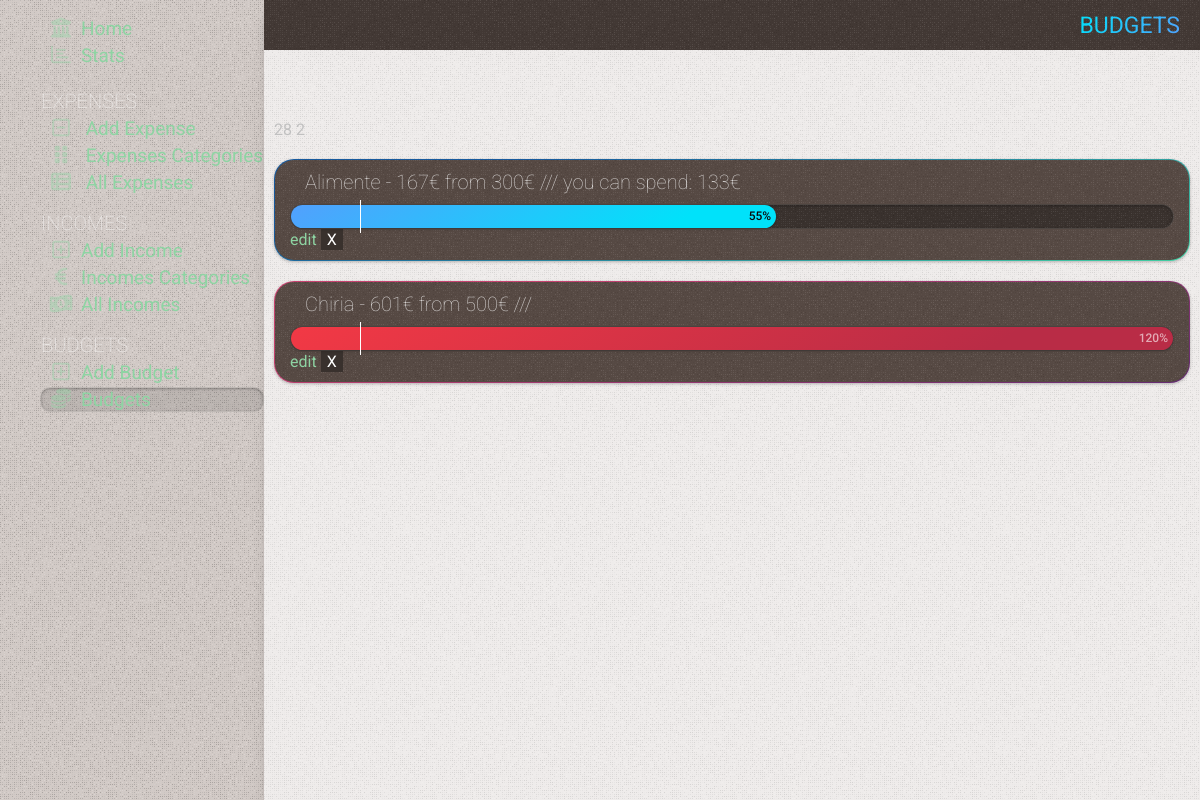
The page /budgets on the database as committed earlier.
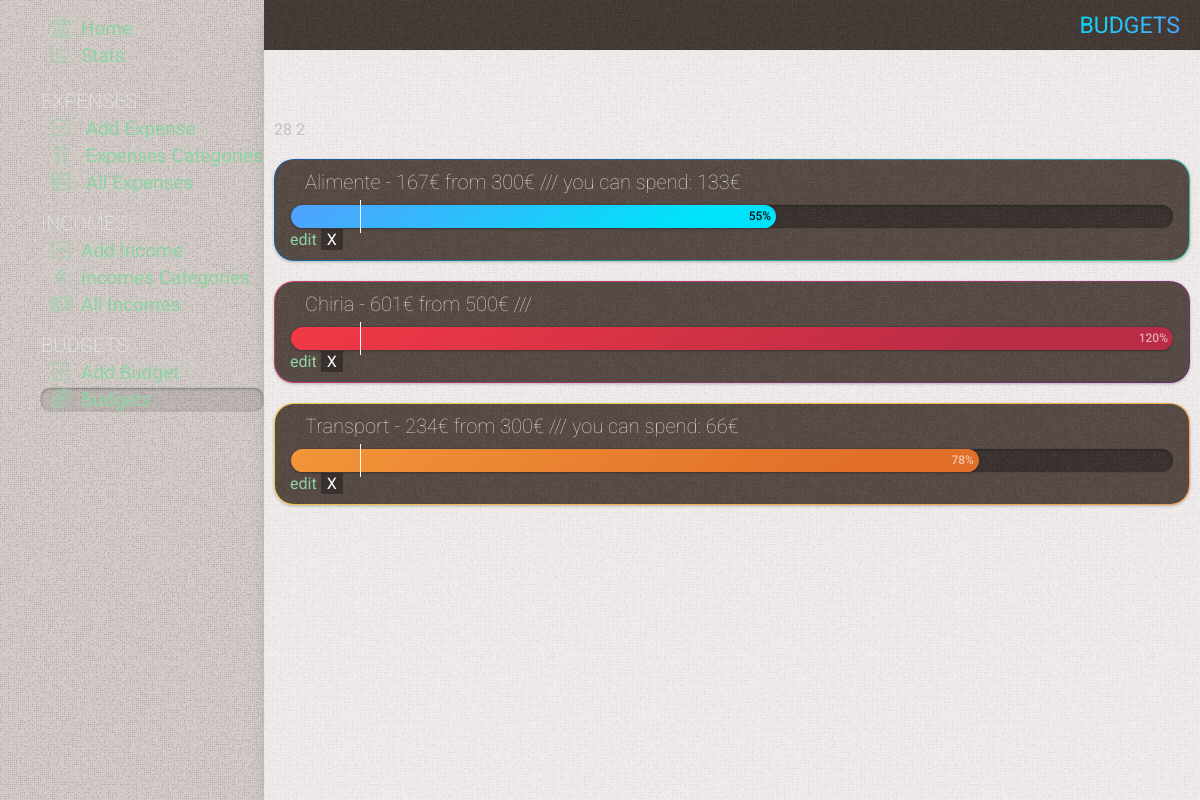
The same page on the database as committed later.
### tables this page shows
CREATE TABLE budget
(
    id       INTEGER PRIMARY KEY AUTOINCREMENT,
    amount   REAL    NOT NULL,
    category INTEGER NOT NULL

);

### app.py (the view)
@app.route('/budgets')
def budgets():
    conn = get_db_connection()
    budgets2 = conn.execute(
        "SELECT SUM(sum) as su, "
        "budget.id as bid, "
        "categories.name as categor, "
        "categories.color as color, "
        "budget.amount as amount "
        "FROM  expenses "
        "LEFT JOIN categories on categories.id = expenses.category "
        "LEFT JOIN budget on categories.id = budget.category "
        "WHERE strftime('%m.%Y', date) = strftime('%m.%Y','now') and amount != '' "
        "GROUP BY bid"
    ).fetchall()
    conn.close()
    now = datetime.now()
    days_in_month = calendar.monthrange(now.year, now.month)[1]
    current_day = datetime.now().day
    return render_template('budgets.html', title='Budgets', budgets2=budgets2,
                           gradient='text-gradient-blue', days_in_month=days_in_month, current_day=current_day)

### app.py (called while the page is built)
def get_db_connection():
    conn = sqlite3.connect('static/database.db')
    conn.row_factory = sqlite3.Row
    return conn

### templates/budgets.html (shortened to what this page needs)
{% extends 'base.html' %} {% block content %}
	<div class="page_title {{ gradient }}" >
		<span >{% block title %} {{ title }} {% endblock %}</span >
	</div >
	<div class="content" >
		<div class=" cards flex-1 mx-auto mt-50" >
			{{ days_in_month }}
			{{ current_day }}
			<div class="budgets mt-20" >
				{% for su, bid, categor, color, amount in budgets2 %}
					<div class="budget-wrap mt-20 {{ color }}" >
						<div class="budget-wrap-span" >
							{% set per = su * 100 / amount %}
							{% set today = current_day * 100 / days_in_month %}
							<div class="budget-title subtitle2" >{{ categor }} - {{ su|int }}&euro; from {{ amount|int }}&euro; ///
								{% set remained = amount - su %}
								{% if remained > 0 %}you can spend: {{ remained|int }}&euro; {% endif %}
							</div >
							<div class="budget-progress" >
								<div class="progress
									{% if per > 100 %} over{% endif %}
									{% if 75 < per < 100 %} startover{% endif %}
									" style="width:{{ per|int }}%" >{{ per|int }}%
								</div >
								<div class="budget-progress-hide" >
								</div >
							</div >
							<a href="/edit_budget/{{ bid }}" > edit</a >
							<form class="form-delete" action="{{ url_for('delete_budget', id=bid) }}" method="POST" >
								<button type="submit" class="btn btn-delete" > X</button >
							</form >
						</div >
					</div >
				{% endfor %}
			</div >
		</div >
	</div >
{% endblock %}

### templates/base.html (shortened to what this page needs)
<!DOCTYPE html>
<html lang="en" class="dark-theme" >
<head >
	<link rel="stylesheet" href="{{ url_for('static', filename= 'css/splide.min.css') }}" />
	<link rel="stylesheet" href="https://cdnjs.cloudflare.com/ajax/libs/font-awesome/6.0.0-beta3/css/all.min.css" />
	<link rel="stylesheet" href="{{ url_for('static', filename= 'css/mmenu.css') }}" />
	<link rel="stylesheet" href="{{ url_for('static', filename= 'css/styles.css') }}" />
</head >
<body class="w-full flex flex-col" >
<div class="flex container w-full h-full flex-1" >
	<nav id="menu" >
		<ul class="list-menu" >
			<li {% if request.path == '/' %} class="active" {% endif %}><a href="{{ url_for('index') }}" ><i
					class="fa-solid fa-bank" ></i >Home</a ></li >
			<li class="list-stats {% if request.path == '/stats' %} active {% endif %}" ><a href="{{ url_for('stats') }}" ><i
					class="fa-regular fa-chart-bar" ></i >Stats</a >
			</li >
			<li class="list-title mt-20" ><span >Expenses</span >
			<li class="list-expense {% if request.path == '/add' %} active {% endif %}" ><a href="{{ url_for('add') }}" >
				<i class="fa fa-regular fa-square-minus" ></i >
				Add Expense</a >
			</li >
			<li class="list-expense {% if request.path == '/categories' or title == 'Edit Category' or title == 'Edit Subcategory' %} active {% endif %}" >
				<a href="{{ url_for('categories') }}" >
					<i class="fa fa-grip-vertical" ></i >
					Expenses Categories</a >
			</li >
			<li class="list-expense {% if request.path == '/all-expenses' %} active {% endif %}" >
				<a href="{{ url_for('all_expenses') }}" >
					<i class="fa fa-solid fa-table-list" ></i >
					All Expenses</a >
			</li >
			</li >
			<li class="list-title" ><span >Incomes</span >
			<li class="list-income {% if request.path == '/add_income' %} active {% endif %}" ><a
					href="{{ url_for('add_income') }}" ><i class="fa fa-regular fa-square-plus" ></i >Add
																																														Income</a >
			</li >
			<li class="list-income {% if request.path == '/categories_income' or title == 'Edit Category Income' %} active {% endif %}" >
				<a href="{{ url_for('categories_income') }}" ><i class="fa fa-solid fa-euro-sign" ></i >Incomes
																																																Categories</a >
			</li >
			<li class="list-income {% if request.path == '/incomes' %} active {% endif %}" ><a
					href="{{ url_for('incomes') }}" ><i class="fa fa-solid fa-money-bill-1-wave" ></i >All
																																														 Incomes</a >
			</li >
			</li >
			<li class="list-title" ><span >Budgets</span >
			<li class="list-budget {% if request.path == '/add_budget' %} active {% endif %}" ><a
					href="{{ url_for('add_budget') }}" ><i class="fa fa-regular fa-square-plus" ></i >Add
																																														Budget</a >
			</li >
			<li class="list-budget {% if request.path == '/budgets' or title == 'Edit Budget' %} active {% endif %}" ><a
					href="{{ url_for('budgets') }}" ><i class="fa-solid fa-coins" ></i >Budgets</a ></li >
			</li >
		</ul >
	</nav >
	<div class="right-container overflow--hidden flex-1 " >
		{% block content %} {% endblock %}
	</div >
</div >
<link rel="stylesheet" href="https://cdn.jsdelivr.net/npm/flatpickr/dist/flatpickr.min.css" >
</body >
</html >

### static/css/mmenu.css (style rules this page uses)
:root { --mm-line-height: 20px; --mm-listitem-size: 44px; --mm-navbar-size: 44px; --mm-offset-top: 0; --mm-offset-right: 0; --mm-offset-bottom: 0; --mm-offset-left: 0; --mm-color-border: rgba(0, 0, 0, 0.1); --mm-color-button: rgba(0, 0, 0, 0.3); --mm-color-text: rgba(0, 0, 0, 0.75); --mm-color-text-dimmed: rgba(0, 0, 0, 0.3); --mm-color-background: #f3f3f3; --mm-color-background-highlight: rgba(0, 0, 0, 0.05); --mm-color-background-emphasis: rgba(255, 255, 255, 0.4); --mm-shadow: 0 0 10px rgba(0, 0, 0, 0.3) }
:root { --mm-iconbar-size: 50px }
:root { --mm-iconpanel-size: 50px }
:root { --mm-sidebar-collapsed-size: 50px; --mm-sidebar-expanded-size: 440px }

Rows that differ between the two databases and show on the page:
added budget: categor "Transport", su "234", amount "300", remained "66", per "78"
